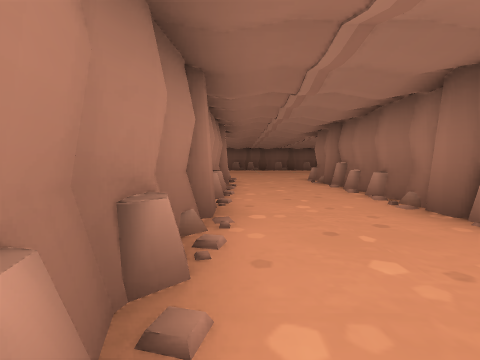
[1] (above)

18 first-person views from a walk through a Godot game level. The camera is 1.2 m above the floor, tilts 4° down and sees 85° across. The floor is counted in squares, 2 m on a side. Each view is taken from the middle of a square. On the plan, view 1 faces up. The plan holds only what a view shows up to about 9 squares ahead; the rest is blank. The place goes on beyond the plan.

[2]
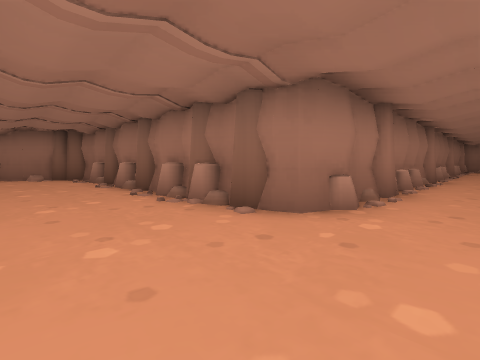

[3]
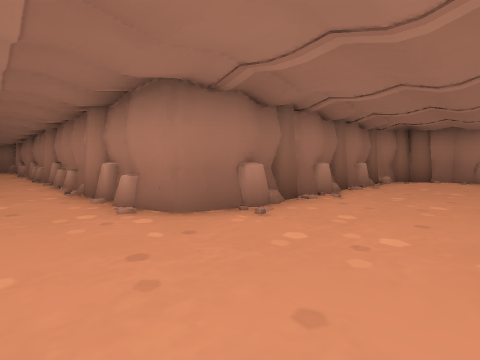

[4]
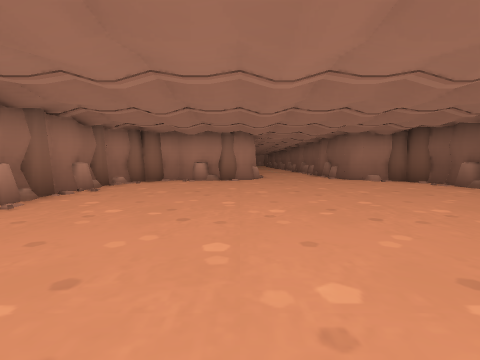

[5]
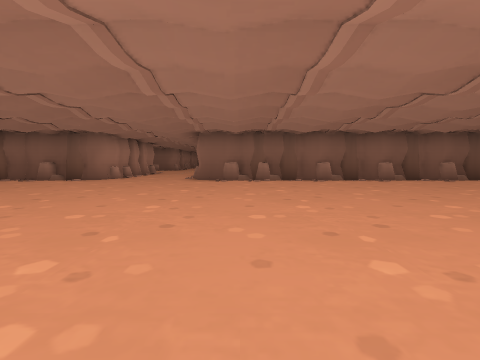

[6]
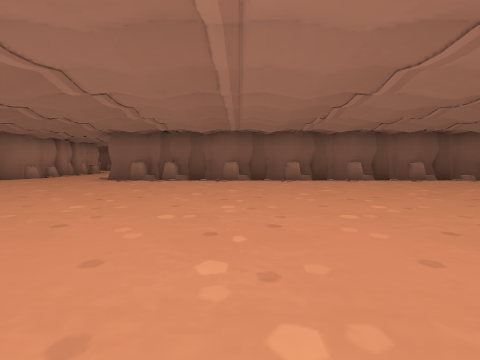

[7]
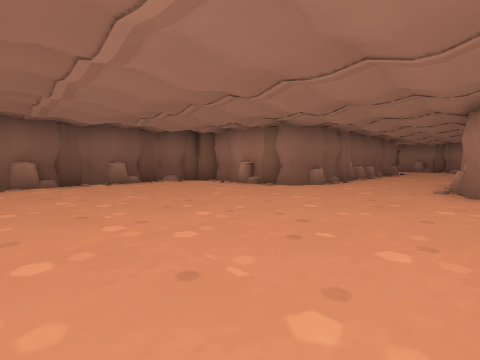

[8]
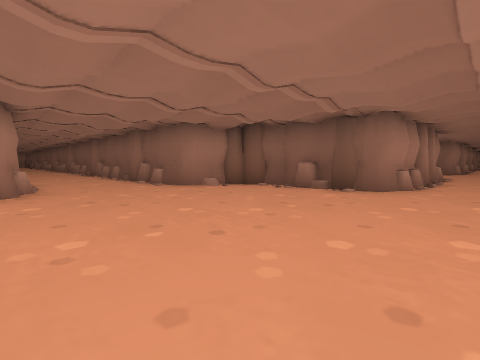

[9]
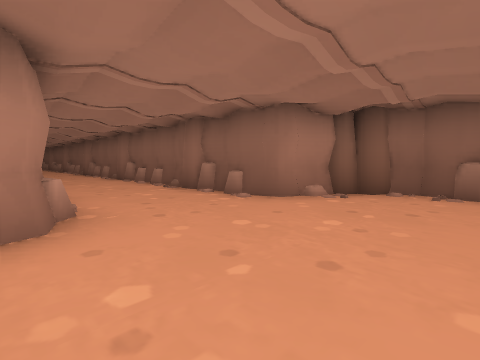

[10]
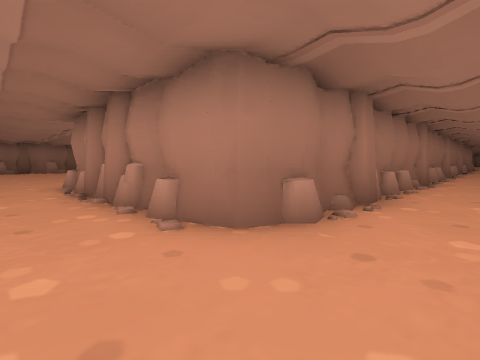

[11]
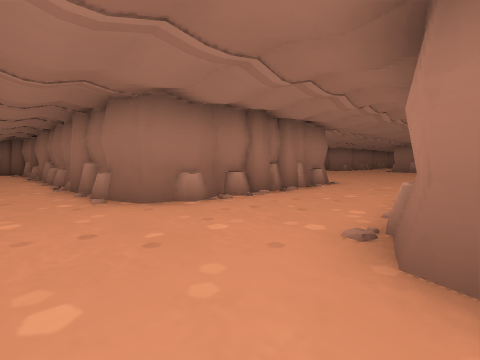

[12]
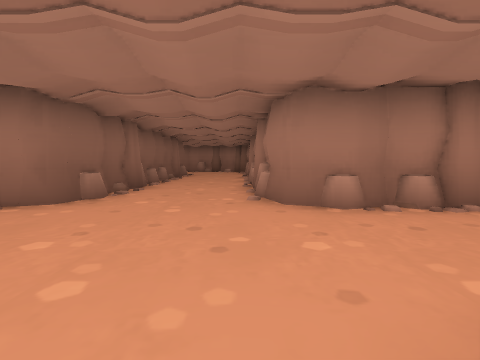

[13]
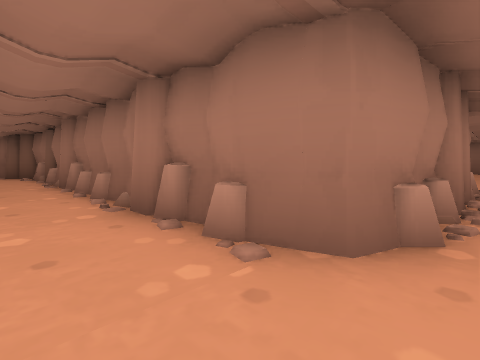

[14]
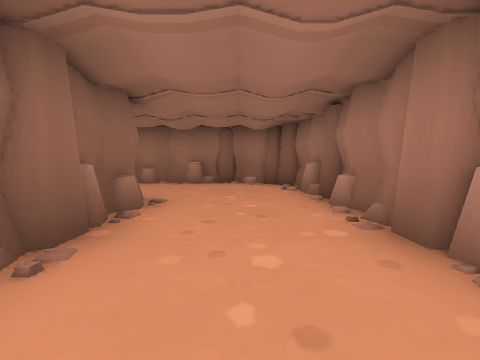

[15]
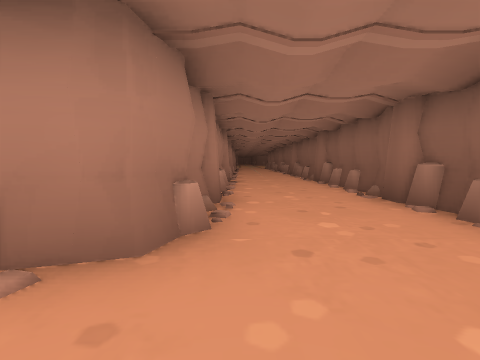

[16]
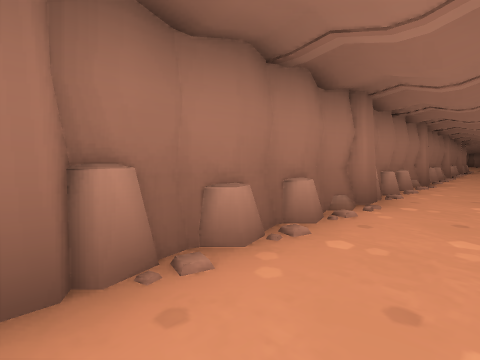

[17]
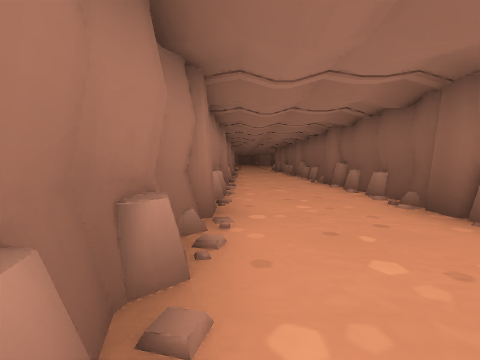

[18]
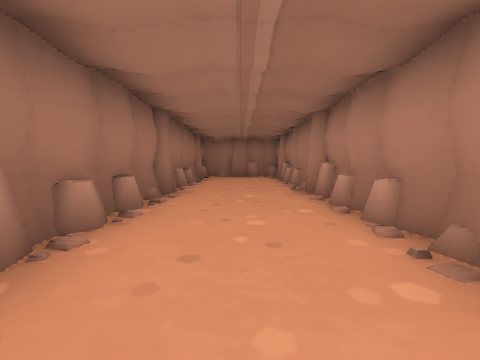

### Floor plan
Key: @ floor where view 1 was taken; # wall or solid block; . floor.
Columns run from 15 left of view 1 to 15 right of it. Each row starts with its distance up from view 1.
 27 ###.######. ..#####.##....#
 26 ..........................#
 25 #........................##
 24 ###########...############
 23           #...#
 22           #..##
 21           #..##
 20           #...#
 19        ####...#############
 18       ##..................##
 17 #######....................#
 16 #..........................#
 15 ...........................####
 14  ..............................
 13     ###........................
 12       #........................
 11       #....................###
 10       ##..................##
  9        ########...#########
  8               #...#
  7               #...#
  6               #...#
  5               #...#
  4               #...#
  3               #...#
  2               #...#
  1               #...#
  0               #@..#
 -1               #...#
 -2               #...#
 -3               #...#
 -4               #...#
 -5               ##.##

Positions as (right, up) in squares from view 1, and headings:
1: (0, 0), facing up
2: (1, 12), facing down-right
3: (1, 12), facing down-left
4: (0, 13), facing left
5: (0, 10), facing up
6: (3, 10), facing up
7: (6, 11), facing up-right
8: (-3, 13), facing up-left
9: (-6, 13), facing up-left
10: (-3, 26), facing down-left
11: (-5, 26), facing down-right
12: (-5, 25), facing right
13: (-2, 26), facing down-right
14: (3, 26), facing right
15: (-3, 25), facing left
16: (-7, 26), facing down-left
17: (-8, 25), facing left
18: (1, 4), facing down
